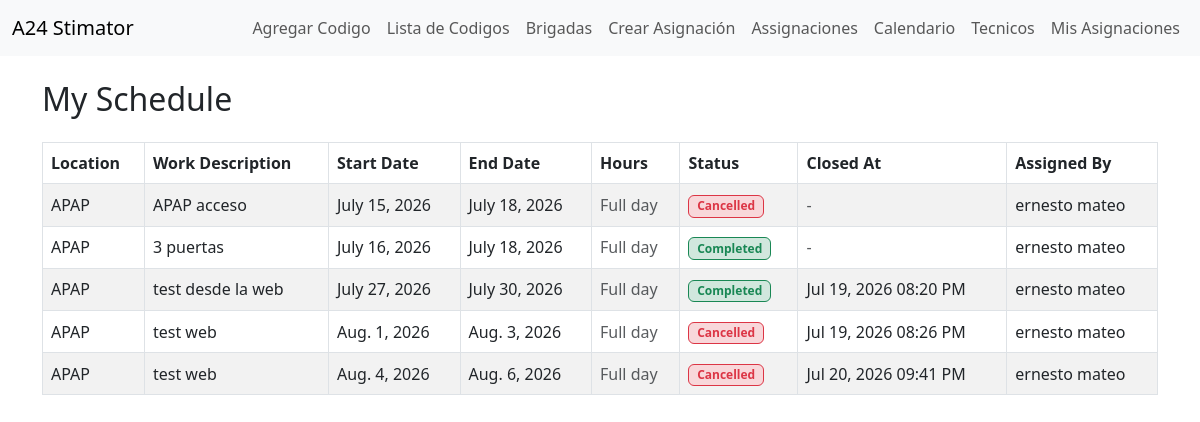
/work-tracking/my-schedule/ (signed in), run on the app's committed database.
### work_tracking/models.py (models this page shows, shortened)
class TechnicianAssigment(models.Model):
    STATUS_ACTIVE = 'active'
    STATUS_CANCELLED = 'cancelled'
    STATUS_COMPLETED = 'completed'
    STATUS_CHOICES = [
        (STATUS_ACTIVE, 'Active'),
        (STATUS_CANCELLED, 'Cancelled'),
        (STATUS_COMPLETED, 'Completed'),
    ]
    workers = models.ManyToManyField(User, through='AssignmentMember', related_name='work_assignments')
    assigned_by = models.ForeignKey(User, on_delete=models.PROTECT, related_name='created_technician_assigments')
    location = models.CharField(max_length=255)
    work_description = models.TextField(blank=True, null=True)
    start_date = models.DateField()
    end_date = models.DateField()
    start_time = models.TimeField(null=True, blank=True)
    end_time = models.TimeField(null=True, blank=True)
    status = models.CharField(max_length=20, choices=STATUS_CHOICES, default=STATUS_ACTIVE)
    created_at = models.DateTimeField(auto_now_add=True)
    completion_notes = models.TextField(blank=True)
    cancel_reason = models.TextField(blank=True)
    completed_at = models.DateTimeField(null=True,blank=True)
    cancelled_at = models.DateTimeField(null=True,blank=True)

### work_tracking/views.py (the view)
# urls.py: path("my-schedule/", views.my_schedule_view, name="my_schedule"),
@login_required(login_url='login')
def my_schedule_view(request):
    assignments = TechnicianAssigment.objects.filter(workers = request.user).prefetch_related("workers", "workers__profile",).select_related("assigned_by",).order_by("start_date", "end_date")
    return render(request, 'work_tracking/my_schedule.html', {'assignments': assignments})

### work_tracking/templates/work_tracking/my_schedule.html (shortened to what this page needs)
{% extends 'html/layout.html' %}
{% block content %}
<h2 class="mb-4">My Schedule</h2>
{% if assignments %}
    <div class="table-responsive">
        <table class="table table-striped table-bordered align-middle">
            <thead>
                <tr>
                    <th>Location</th>
                    <th>Work Description</th>
                    <th>Start Date</th>
                    <th>End Date</th>
                    <th>Hours</th>
                    <th>Status</th>
                    <th>Closed At</th>
                    <th>Assigned By</th>
                </tr>
            </thead>
            <tbody>
                {% for assignment in assignments %}
                    <tr>
                        <td>{{ assignment.location }}</td>
                        <td>{{ assignment.work_description|default:"-" }}</td>
                        <td>{{ assignment.start_date }}</td>
                        <td>{{ assignment.end_date }}</td>
                        <td>
                            {% if assignment.start_time and assignment.end_time %}
                                {{ assignment.start_time|time:"g:i A" }} - {{ assignment.end_time|time:"g:i A" }}
                            {% else %}
                                <span class="text-muted">Full day</span>
                            {% endif %}
                        </td>
                       <td>
                            {% if assignment.status == "completed" %}
                                <span class="badge bg-success-subtle text-success border border-success">
                                    {{ assignment.get_status_display }}
                                </span>
                            {% elif assignment.status == "cancelled" %}
                                <span class="badge bg-danger-subtle text-danger border border-danger">
                                    {{ assignment.get_status_display }}
                                </span>
                            {% else %}
                                <span class="badge bg-primary-subtle text-primary border border-primary">
                                    {{ assignment.get_status_display }}
                                </span>
                            {% endif %}
                        </td>
                        <td>
                            {% if assignment.status == "completed" and assignment.completed_at %}
                                {{ assignment.completed_at|date:"M d, Y h:i A" }}
                            {% elif assignment.status == "cancelled" and assignment.cancelled_at %}
                                {{ assignment.cancelled_at|date:"M d, Y h:i A" }}
                            {% else %}
                                <span class="text-muted">-</span>
                            {% endif %}
                        </td>
                        <td>{{ assignment.assigned_by.get_full_name|default:assignment.assigned_by.username }}</td>
                    </tr>
                {% endfor %}
            </tbody>
        </table>
    </div>
{% else %}
    <div class="alert alert-info">
        You do not have any assignments yet.
    </div>
{% endif %}
{% endblock %}

### data on the page
TechnicianAssigment: location "APAP", work_description "APAP acceso", start_date "July 15, 2026", end_date "July 18, 2026", shows "Full day", status "Cancelled", assigned_by.get_full_name "ernesto mateo"
TechnicianAssigment: location "APAP", work_description "3 puertas", start_date "July 16, 2026", end_date "July 18, 2026", shows "Full day", status "Completed", assigned_by.get_full_name "ernesto mateo"
TechnicianAssigment: location "APAP", work_description "test desde la web", start_date "July 27, 2026", end_date "July 30, 2026", shows "Full day", status "Completed", completed_at "Jul 19, 2026 08:20 PM", assigned_by.get_full_name "ernesto mateo"
TechnicianAssigment: location "APAP", work_description "test web", start_date "Aug. 1, 2026", end_date "Aug. 3, 2026", shows "Full day", status "Cancelled", cancelled_at "Jul 19, 2026 08:26 PM", assigned_by.get_full_name "ernesto mateo"
TechnicianAssigment: location "APAP", work_description "test web", start_date "Aug. 4, 2026", end_date "Aug. 6, 2026", shows "Full day", status "Cancelled", cancelled_at "Jul 20, 2026 09:41 PM", assigned_by.get_full_name "ernesto mateo"
